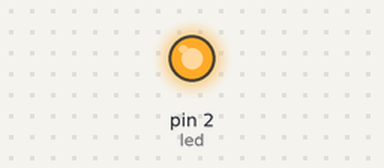
Simulated run of this sketch. Board: Arduino Uno, built with avr-gcc and run on an emulated ATmega328P. On the bench: output pins drawn as LEDs (lit = HIGH).

Above: at 0.1 s.
Timing chart, 0 to 1.6 s (numbered marks = the images above):
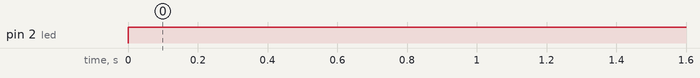

Measured:
- by itself, pin 2 (led): LOW → HIGH at 0.00 s

The sketch:

sketch_sep29c.ino
```cpp
int led=2;

void setup() {
  pinMode(led, OUTPUT);
  digitalWrite(led, LOW);
}

void loop() {
  digitalWrite(led, HIGH);

}
```
